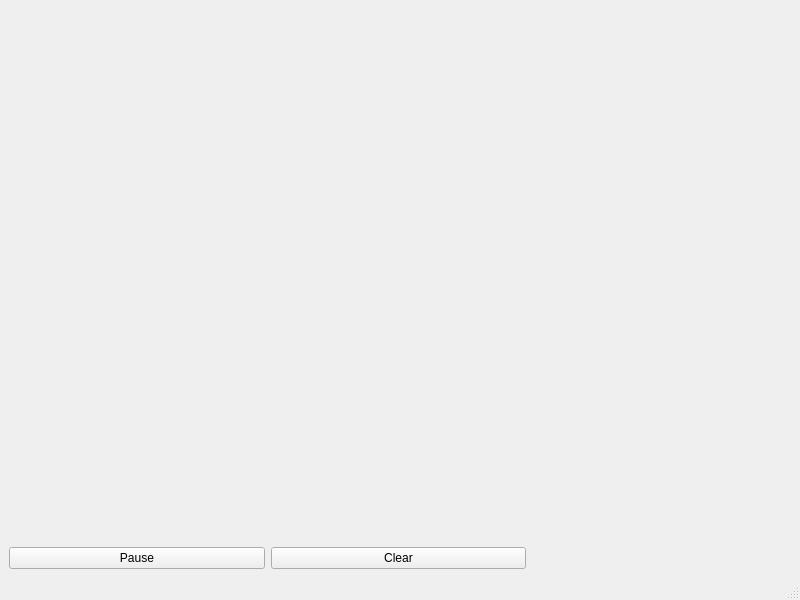
<?xml version="1.0" encoding="UTF-8"?>
<ui version="4.0">
 <class>MQWave</class>
 <widget class="QMainWindow" name="MQWave">
  <property name="geometry">
   <rect>
    <x>0</x>
    <y>0</y>
    <width>800</width>
    <height>600</height>
   </rect>
  </property>
  <property name="windowTitle">
   <string>MainWindow</string>
  </property>
  <widget class="QWidget" name="centralwidget">
   <layout class="QHBoxLayout" name="horizontalLayout_3">
    <item>
     <layout class="QHBoxLayout" name="horizontalLayout_2" stretch="4,2">
      <item>
       <layout class="QVBoxLayout" name="verticalLayout">
        <item>
         <widget class="QWidget" name="widget" native="true"/>
        </item>
        <item>
         <layout class="QHBoxLayout" name="horizontalLayout">
          <item>
           <widget class="QPushButton" name="pushButton">
            <property name="text">
             <string>Pause</string>
            </property>
           </widget>
          </item>
          <item>
           <widget class="QPushButton" name="pushButton_2">
            <property name="text">
             <string>Clear</string>
            </property>
           </widget>
          </item>
         </layout>
        </item>
       </layout>
      </item>
      <item>
       <widget class="QWidget" name="widget_2" native="true"/>
      </item>
     </layout>
    </item>
   </layout>
  </widget>
  <widget class="QMenuBar" name="menubar">
   <property name="geometry">
    <rect>
     <x>0</x>
     <y>0</y>
     <width>800</width>
     <height>21</height>
    </rect>
   </property>
  </widget>
  <widget class="QStatusBar" name="statusbar"/>
 </widget>
 <resources/>
 <connections/>
</ui>
